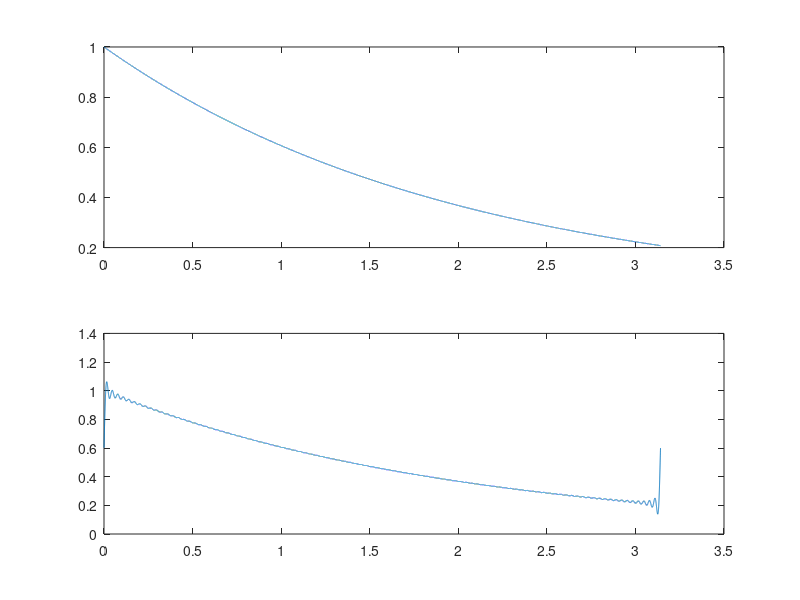
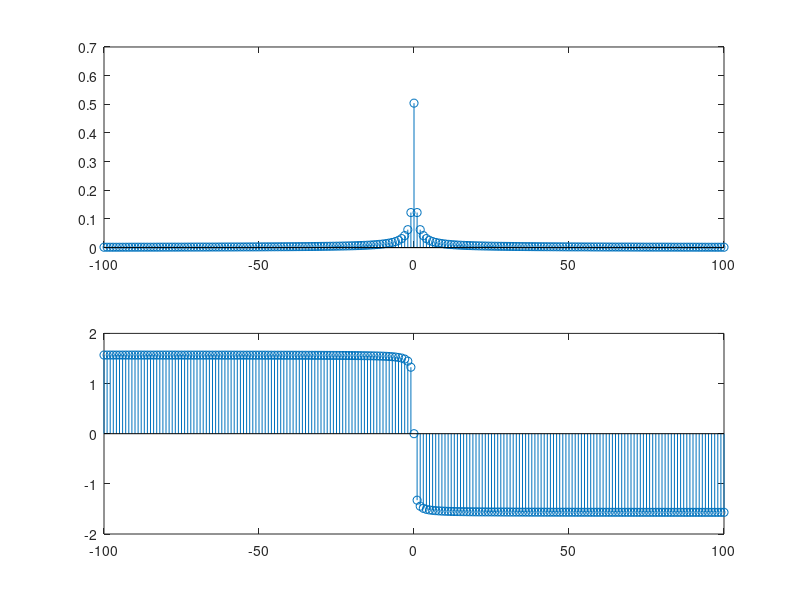

The MATLAB script that drew these images, in order:
close all;

T0 = pi;
f0 = 1/T0;
w0 = 2*pi*f0;

t = 0:0.0001:pi;
g0 = exp(-t/2);

a0 = 0.504;

N = 100;
n = -N : N;

dn = 0.504  ./ (1 + i * 4 * n);


gt = zeros(size(t));

for k = -N:N
    gt = gt + dn(N+k+1) * exp( i * 2 * k *  t);
end

figure(1)
subplot(211);
plot(t,g0);
subplot(212);
%gt should be real but due to rounding it also has imaginary components of
%very low values
plot(t,real(gt));


figure(2)
subplot(211)
stem(n,abs(dn));
subplot(212)
stem(n,angle(dn));

